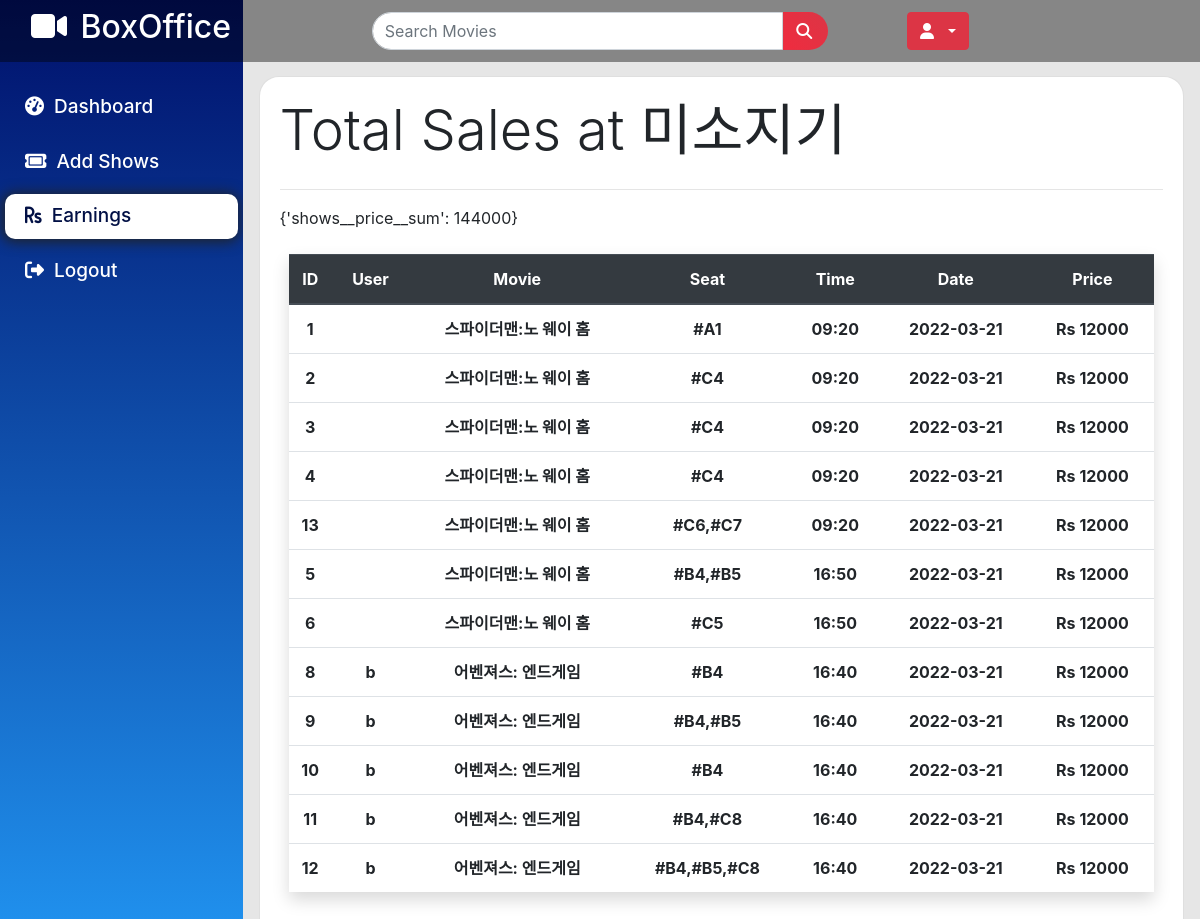
Screenshot of /accounts/earnings (signed in) with the database file from the repository.
### accounts/models.py (models this page shows, shortened)
class Cinema(models.Model):
    cinema = models.AutoField(primary_key=True)
    role = models.CharField(max_length=30, default='cinema_manager')
    cinema_name = models.CharField(max_length=50)
    phoneno = models.CharField(max_length=15)
    city = models.CharField(max_length=100)
    address = models.CharField(max_length=100)
    user = models.OneToOneField(User, on_delete=models.CASCADE)

class Bookings(models.Model):
    user = models.ForeignKey(User, on_delete=models.CASCADE)
    shows = models.ForeignKey(Shows, on_delete=models.CASCADE)
    useat = models.CharField(max_length=100)

class Shows(models.Model):
    shows = models.AutoField(primary_key=True)
    cinema = models.ForeignKey('Cinema', on_delete=models.CASCADE, related_name='cinema_show')
    movie = models.ForeignKey('Movie', on_delete=models.CASCADE, related_name='movie_show')
    time = models.CharField(max_length=100)
    date = models.CharField(max_length=15, default="")
    price = models.IntegerField()

class Movie(models.Model):
    movie = models.AutoField(primary_key=True)
    movie_name = models.CharField(max_length=50)
    movie_trailer = models.CharField(max_length=300, default="null")
    movie_rdate = models.CharField(max_length=20, default="null")
    movie_des = models.TextField()
    movie_rating = models.DecimalField(max_digits=3, decimal_places=1)
    movie_poster = models.ImageField(upload_to='movies/poster', default="movies/poster/not.jpg")
    movie_genre = models.CharField(max_length=50, default="Action | Comedy | Romance")
    movie_duration = models.CharField(max_length=10, default="2hr 45min")
    def __str__(self):
        return self.movie_name

### accounts/views.py (the view)
# urls.py: path('earnings',views.earnings, name='earnings'),
def earnings(request):
    user = request.user
    d = Bookings.objects.filter(shows__cinema=user.cinema)
    total = Bookings.objects.filter(shows__cinema=user.cinema).aggregate(Sum('shows__price'))
    return render(request, "earnings.html", {'s': d, 'total': total})

### templates/earnings.html (shortened to what this page needs)
{% extends 'base.html' %}
{% load static %}
{% block content %}
<div id="wrapper">
    <ul class="navbar-nav sidebar ">
        <li class="nav-item">
            <a class="nav-link" href="{% url 'dashboard' %}">
                <i class="fa fa-tachometer"></i>
                <span>Dashboard</span></a>
        </li>
        <li class="nav-item">
            <a class="nav-link" href="{% url 'add_shows' %}">
                <i class="fa fa-ticket"></i>
                <span>Add Shows</span></a>
        </li>
        <li class="nav-item active">
            <a class="active-link" href="{% url 'earnings' %}">
                <i class="fas fa-rupee-sign    "></i>
                <span>Earnings</span></a>
        </li>
        <li class="nav-item">
            <a class="nav-link" href="{% url 'logout' %}">
                <i class="fa fa-sign-out"></i>
                <span>Logout</span></a>
        </li>
    </ul>
    <div id="content-wrapper" class="d-flex flex-column">
        <div class="row m-3">
            <div class="col-12 card round">
                <h5 class="display-4">Total Sales at {{user.cinema.cinema_name}}</h5>
                <hr>
                {{ total }}
                <div class="row p-4">
                        <table class="table shadow text-center">
                                <thead class="thead-dark">
                                    <tr>
                                        <th scope="col" width="5%">ID</th>
                                        <th scope="col">User</th>
                                        <th scope="col">Movie</th>
                                        <th scope="col">Seat</th>
                                        <th scope="col">Time</th>
                                        <th scope="col">Date</th>
                                        <th scope="col">Price</th>
                                    </tr>
                                </thead>
                                <tbody>
                                    {% for list in s %}
                                        <tr>
                                            <th scope="row">{{list.pk}}</th>
                                            <th scope="row">{{list.user.first_name}}</th>
                                            <th scope="row">{{list.shows.movie}}</th>
                                            <th scope="row">{{list.useat}}</th>
                                            <th scope="row">{{list.shows.time}}</th>
                                            <th scope="row">{{list.shows.date}}</th>
                                            <th scope="row">Rs {{list.shows.price}}</th>
                                        </tr>
                                            {% endfor %}
                                </tbody>
                            </table>
                </div>
            </div>
        </div>
    </div>
</div>
{% endblock %}

### templates/earnings.html (style rules this page uses)
#wrapper { display: flex; margin-top: -62px; }
.sidebar { width: 19rem !important; background: linear-gradient(0deg, #2196F3, #00106b); padding-top: 80px; }
#content-wrapper { background-color: #e6e6e6; width: 100%; height: 100vh; padding-top: 60px; overflow-x: hidden; }
.active { background: white; box-shadow: -1px 1px 13px 2px; }
.active-link, .nav-link:hover { color: #021045; display: block; padding: .5rem 0rem; }
.nav-item { padding: 0px 20px; border-radius: 10px; margin: 5px 5px; }
.nav-item a { font-size: 19px; font-weight: 500; text-decoration: none; color: #021045; }
a.nav-link { color: white; }
i { padding-right: 5px; }
.round { padding: 20px; border-radius: 20px; min-height: 250px; }

### rows the page displays
Bookings: pk "1", shows.movie "스파이더맨:노 웨이 홈", useat "#A1", shows.time "09:20", shows "2022-03-21", shows.price "12000"
Bookings: pk "2", shows.movie "스파이더맨:노 웨이 홈", useat "#C4", shows.time "09:20", shows "2022-03-21", shows.price "12000"
Bookings: pk "3", shows.movie "스파이더맨:노 웨이 홈", useat "#C4", shows.time "09:20", shows "2022-03-21", shows.price "12000"
Bookings: pk "4", shows.movie "스파이더맨:노 웨이 홈", useat "#C4", shows.time "09:20", shows "2022-03-21", shows.price "12000"
Bookings: pk "13", shows.movie "스파이더맨:노 웨이 홈", useat "#C6,#C7", shows.time "09:20", shows "2022-03-21", shows.price "12000"
Bookings: pk "5", shows.movie "스파이더맨:노 웨이 홈", useat "#B4,#B5", shows.time "16:50", shows "2022-03-21", shows.price "12000"
Bookings: pk "6", shows.movie "스파이더맨:노 웨이 홈", useat "#C5", shows.time "16:50", shows "2022-03-21", shows.price "12000"
Bookings: pk "8", user.first_name "b", shows.movie "어벤져스: 엔드게임", useat "#B4", shows.time "16:40", shows "2022-03-21", shows.price "12000"
Bookings: pk "9", user.first_name "b", shows.movie "어벤져스: 엔드게임", useat "#B4,#B5", shows.time "16:40", shows "2022-03-21", shows.price "12000"
Bookings: pk "10", user.first_name "b", shows.movie "어벤져스: 엔드게임", useat "#B4", shows.time "16:40", shows "2022-03-21", shows.price "12000"
Bookings: pk "11", user.first_name "b", shows.movie "어벤져스: 엔드게임", useat "#B4,#C8", shows.time "16:40", shows "2022-03-21", shows.price "12000"
Bookings: pk "12", user.first_name "b", shows.movie "어벤져스: 엔드게임", useat "#B4,#B5,#C8", shows.time "16:40", shows "2022-03-21", shows.price "12000"

### other values shown
{{ user.cinema.cinema_name }} "미소지기"
{{ total }} "{'shows__price__sum': 144000}"
